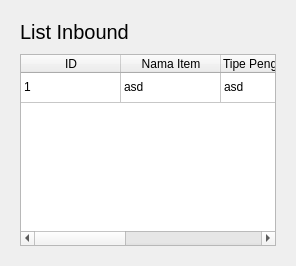
                <widget class="QWidget" name="inboundTablePage">
                 <property name="sizePolicy">
                  <sizepolicy hsizetype="Expanding" vsizetype="Expanding">
                   <horstretch>0</horstretch>
                   <verstretch>0</verstretch>
                  </sizepolicy>
                 </property>
                 <layout class="QVBoxLayout" name="verticalLayout_23">
                  <item alignment="Qt::AlignTop">
                   <widget class="QWidget" name="inboundData" native="true">
                    <property name="sizePolicy">
                     <sizepolicy hsizetype="Expanding" vsizetype="Expanding">
                      <horstretch>0</horstretch>
                      <verstretch>0</verstretch>
                     </sizepolicy>
                    </property>
                    <layout class="QVBoxLayout" name="verticalLayout_24">
                     <property name="spacing">
                      <number>10</number>
                     </property>
                     <item>
                      <widget class="QLabel" name="inboundLabel">
                       <property name="font">
                        <font>
                         <pointsize>15</pointsize>
                        </font>
                       </property>
                       <property name="text">
                        <string>List Inbound</string>
                       </property>
                      </widget>
                     </item>
                     <item>
                      <widget class="QTableWidget" name="inboundTable">
                       <property name="sizePolicy">
                        <sizepolicy hsizetype="Expanding" vsizetype="Preferred">
                         <horstretch>0</horstretch>
                         <verstretch>0</verstretch>
                        </sizepolicy>
                       </property>
                       <property name="cursor" stdset="0">
                        <cursorShape>PointingHandCursor</cursorShape>
                       </property>
                       <property name="sortingEnabled">
                        <bool>false</bool>
                       </property>
                       <property name="wordWrap">
                        <bool>true</bool>
                       </property>
                       <attribute name="horizontalHeaderCascadingSectionResizes">
                        <bool>false</bool>
                       </attribute>
                       <attribute name="horizontalHeaderStretchLastSection">
                        <bool>true</bool>
                       </attribute>
                       <attribute name="verticalHeaderVisible">
                        <bool>false</bool>
                       </attribute>
                       <attribute name="verticalHeaderCascadingSectionResizes">
                        <bool>false</bool>
                       </attribute>
                       <attribute name="verticalHeaderStretchLastSection">
                        <bool>false</bool>
                       </attribute>
                       <row>
                        <property name="text">
                         <string>New Row</string>
                        </property>
                       </row>
                       <column>
                        <property name="text">
                         <string>ID</string>
                        </property>
                       </column>
                       <column>
                        <property name="text">
                         <string>Nama Item</string>
                        </property>
                       </column>
                       <column>
                        <property name="text">
                         <string>Tipe Pengiriman</string>
                        </property>
                        <property name="textAlignment">
                         <set>AlignLeading|AlignVCenter</set>
                        </property>
                       </column>
                       <column>
                        <property name="text">
                         <string>Lokasi Pengiriman</string>
                        </property>
                       </column>
                       <column>
                        <property name="text">
                         <string>Timestamp</string>
                        </property>
                       </column>
                       <item row="0" column="0">
                        <property name="text">
                         <string>1</string>
                        </property>
                       </item>
                       <item row="0" column="1">
                        <property name="text">
                         <string>asd</string>
                        </property>
                       </item>
                       <item row="0" column="2">
                        <property name="text">
                         <string>asd</string>
                        </property>
                       </item>
                       <item row="0" column="3">
                        <property name="text">
                         <string>12</string>
                        </property>
                       </item>
                       <item row="0" column="4">
                        <property name="text">
                         <string>asd</string>
                        </property>
                       </item>
                      </widget>
                     </item>
                    </layout>
                   </widget>
                  </item>
                 </layout>
                </widget>
